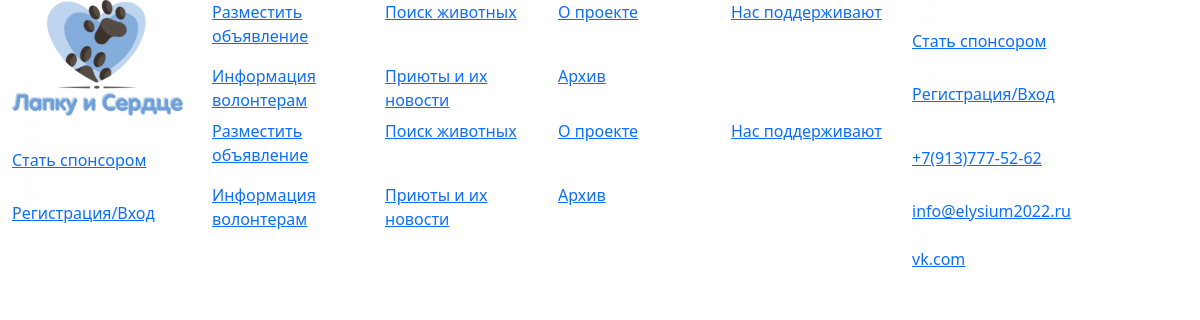
Before: /shelters with the older database file.
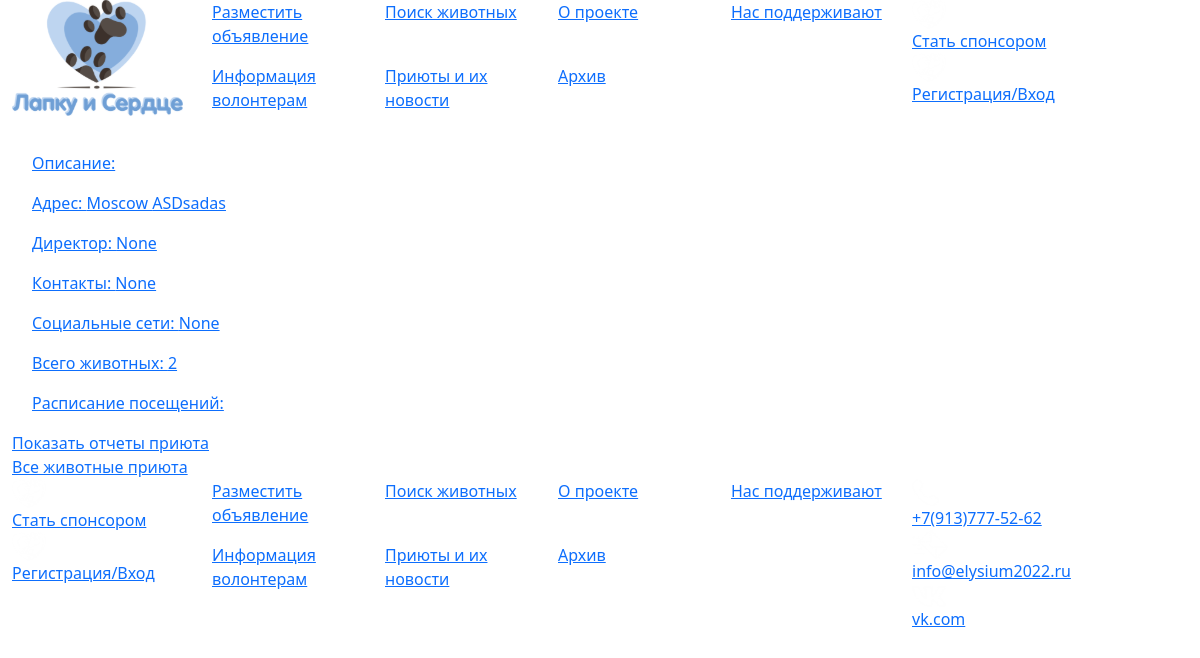
After: the same page with the newer database file.
### Main/models.py (models this page shows, shortened)
class ShelterAccount(AbstractUser): # Личные кабинеты приютов
    id = models.AutoField(primary_key=True)
    city = models.CharField(max_length=200)
    address = models.CharField(max_length=200, blank=True, null=True)
    about = models.TextField(max_length=1000, blank=True, null=True)
    logo = models.FileField(upload_to='static/img/accounts', blank=True, null=True)
    director_name = models.CharField(max_length=200, blank=True, null=True)
    contact = models.CharField(max_length=200, blank=True, null=True)
    requisites = models.CharField(max_length=200, blank=True, null=True)
    social_network = models.CharField(max_length=200, blank=True, null=True)
    number_of_animals = models.IntegerField(default=0)
    news = models.ManyToManyField(ShelterNews, blank=True, null=True)
    hotReport = models.ManyToManyField(ShelterHotReport, blank=True, null=True)
    date_visits = models.TextField(max_length=1000, blank=True, null=True)
    register = models.CharField(max_length=10, choices=(('Отклонить', 'Отклонить'), ('Принять', 'Принять')), default="Отклонить")
    groups = models.ManyToManyField(
        Group,
        verbose_name='groups',
        blank=True,
        help_text=(
            'The groups this user belongs to. A user will get all permissions '
            'granted to each of their groups.'
        ),
        related_name="%(class)s_requests_created",
        related_query_name="user",
    )
    user_permissions = models.ManyToManyField(
        Permission,
        verbose_name='user permissions',
        blank=True,
        help_text='Specific permissions for this user.',
        related_name="%(class)s_requests_created",
        related_query_name="user",
    )
    class Meta:
        verbose_name = 'Личный кабинет приюта'
        verbose_name_plural = 'Личные кабинеты приютов'

### Main/views.py (the view)
# urls.py: path('shelters', views.shelters, name='shelters'),
def shelters(request):
    shelterAll = ShelterAccount.objects.all()
    return render(request, "shelters.html", {"shelterAll": shelterAll})

### Main/templatetags/Main_tags.py (called while the page is built)
@register.simple_tag(name="cache_bust")
def cache_bust():
    version = uuid.uuid1()
    return "v={version}".format(version=version)

### Main/views.py (called while the page is built, shortened)
def inject_form(request):  # Работает на всех страницах
    data = {}
    data["info_check"] = 0
    data["form_login"] = LoginForm()
    data["form_registry"] = RegistryForm()
    data["form_login_user"] = LoginFormUser()
    data["form_rigistry_user"] = RegistryFormUser()
    form_registry_add = ShelterAccount()
    form_registry_user_add = UserAccount()
    return data

### templates/shelters.html (shortened to what this page needs)
{% extends 'base.html' %}
{% block content %}
<div class="container-fluid all_cards">
    {% for shelter in shelterAll %}
    <a href="{% url 'shelters_news' shelter.name shelter.id %}">
        <div class="all_card">
            <div class="main-info">
                <div class="shelter-img">
                </div>
                <div style="margin-left: 20px">
                    <p><span>Описание: </span>{{shelter.about}}</p>
                    <p><span>Адрес: </span>{{shelter.city}} {{shelter.address}}</p>
                    <p><span>Директор: </span>{{shelter.director_name}}</p>
                    <p><span>Контакты: </span>{{shelter.contact}}</p>
                    <p><span>Социальные сети: </span>{{shelter.social_network}}</p>
                    <p><span>Всего животных: </span>{{shelter.number_of_animals}}</p>
                    <p><span>Расписание посещений: </span><br>{{shelter.date_visits}}</p>
                </div>
            </div>
            <div class="add-info">
                <div class="button"><a href="{% url 'shelter_reports' shelter.name shelter.id %}">Показать отчеты приюта</a></div>
                <div class="button"><a href="{% url 'shelter_animals' shelter.name shelter.id %}">Все животные приюта</a></div>
            </div>
        </div>
    </a>
    {% endfor %}
</div>
{% endblock %}

Changed rows visible on the page:
added ShelterAccount: city "Moscow", address "ASDsadas", director_name "None", contact "None", social_network "None", number_of_animals "2"
